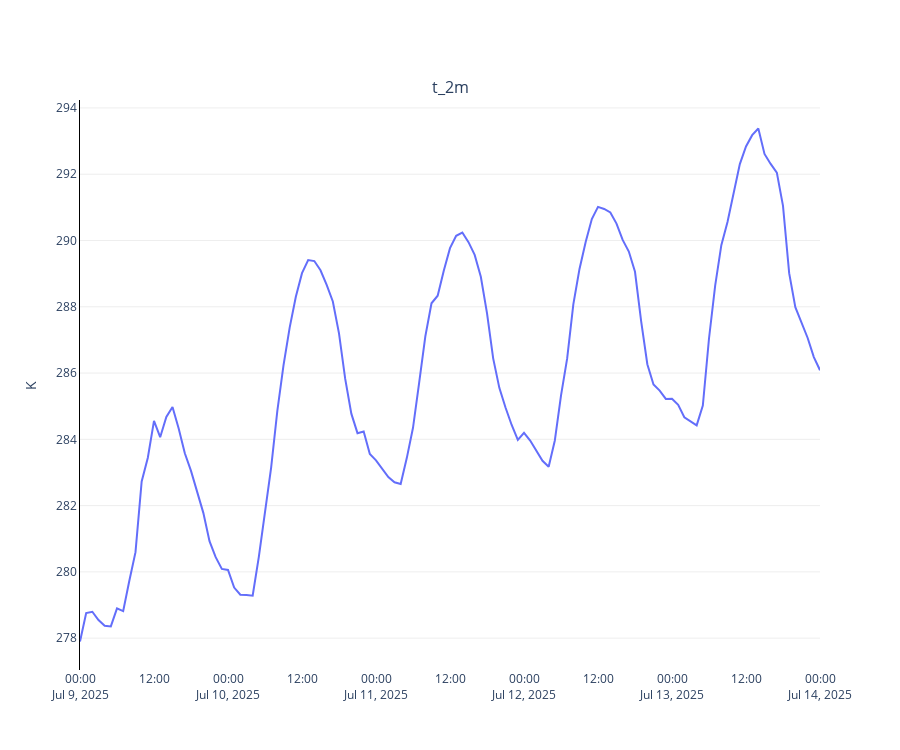

Source (notebook cell):
### Markdown cell above
**Plot the results**

### Code cell
from earthkit.plots.interactive import Chart

chart = Chart()
chart.line(ds)
chart.show()
